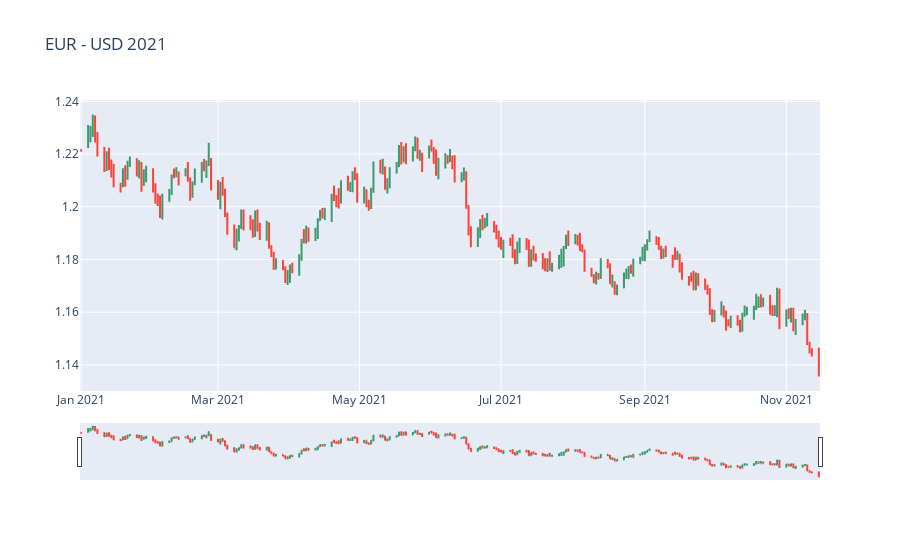

Here is the notebook cell this chart was saved with:
### Code cell
import plotly.graph_objects as go
import pandas as pd

df = pd.read_excel('EUR_USD Historical Data.xlsx')

fig = go.Figure(data=go.Ohlc(x=df['Date'],
                open=df['Open'],
                high=df['High'],
                low=df['Low'],
                close=df['Price']))

fig.update_layout(
    title='EUR - USD 2021'
)

fig.show()

### Figure 1 — Plotly figure (JSON) as saved in the notebook; plotly's stock layout.template omitted (floating-point values rounded to 4 significant figures; data arrays with more than 128 entries replaced by an {"elided": "..."} marker saying what was removed)
{"data": [{"close": {"elided": "227 float values"}, "high": {"elided": "227 float values"}, "low": {"elided": "227 float values"}, "open": {"elided": "227 float values"}, "type": "ohlc", "x": {"elided": "227 str values"}}], "layout": {"title": {"text": "EUR - USD 2021"}}}
